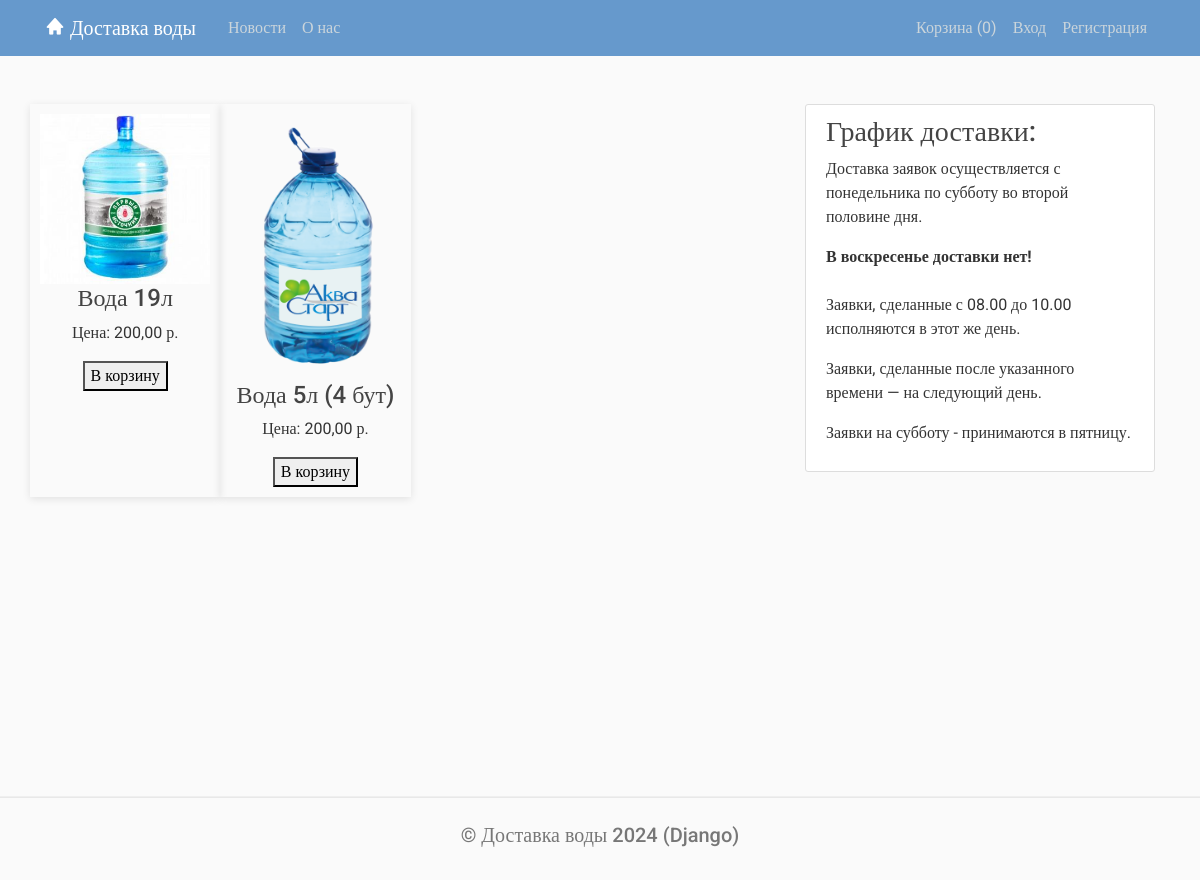
The app's page /, older data.
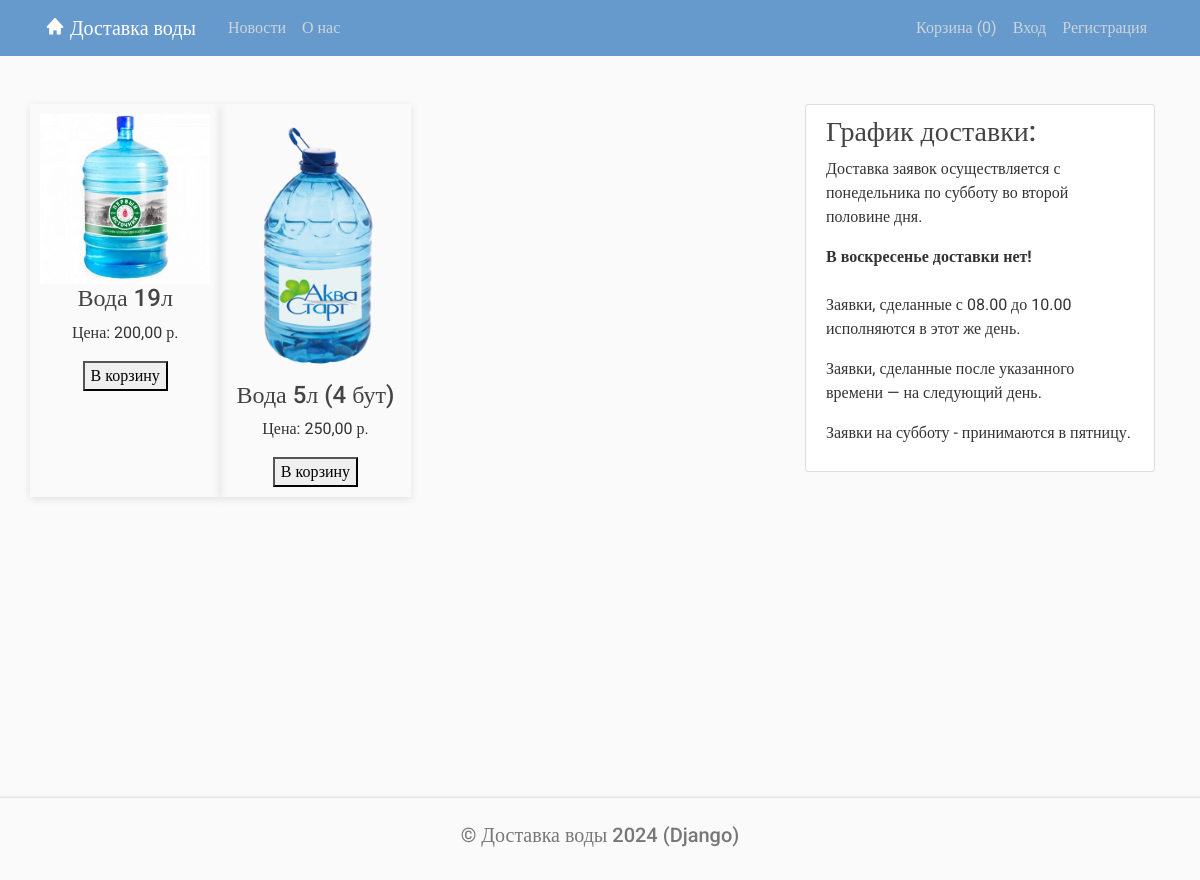
The same page, newer data.
### delivery/models.py (models this page shows, shortened)
class Product(models.Model):
    name = models.CharField(max_length=100)
    description = models.TextField()
    image = models.ImageField(upload_to='product_images/')
    price = models.DecimalField(max_digits=10, decimal_places=2)

### delivery/views.py (the view)
# urls.py: 2. Add a URL to urlpatterns:  path('', views.home, name='home')
def home(request):
    cart = request.session.get('cart', {})  # Получаем корзину
    cart_items_count = request.session.get('cart_items_count', 0)  # Количество товаров в корзине
    product_items = []
    for product in products:
        product_id = str(product.id)  # Приводим ID товара к строке
        product_quantity = cart.get(product_id, 0)  # Получаем количество товаров, если его нет, возвращаем 0
        product_items.append({
            'product': product,
            'quantity': product_quantity,
        })
    context = {
        'product_items': product_items,
        'cart_items_count': cart_items_count,  # Количество товаров в корзине
    }
    return render(request, 'delivery/home.html', context)

### templates/delivery/home.html (shortened to what this page needs)
﻿{% extends "delivery/main.html" %}
{% block content %}
<div class="products">
    <div class="row">
        {% if product_items %}
            {% for item in product_items %}
            <div class="product col-4">
                <img src="{{ item.product.image.url }}" alt="{{ item.product.name }}">
                <h4>{{ item.product.name }}</h4>
                <p>Цена: {{ item.product.price }} р.</p>
                    <div class="cart-count">
                        <form action="{% url 'update_cart' item.product.id %}" method="post" style="display: inline;">
                            {% if item.quantity > 0 %}
                                <button type="submit" name="action" value="decrement">-</button>
                                <span style="display: inline-block; width: 50px; text-align: center;">{{ item.quantity }}</span>
                                <button type="submit" name="action" value="increment">+</button>
                            {% else %}
                                <button type="submit" name="action" value="add">В корзину</button>
                            {% endif %}
                        </form>
                    </div>
            </div>
            {% endfor %}
        {% else %}
            <li>Заполните справочник товаров</li>
        {% endif %}
    </div>
</div>
{% endblock content %}

Row changes from the older to the newer data that the page shows:
changed Product "Вода 5л (4 бут)": product.price "200,00" → "250,00"
